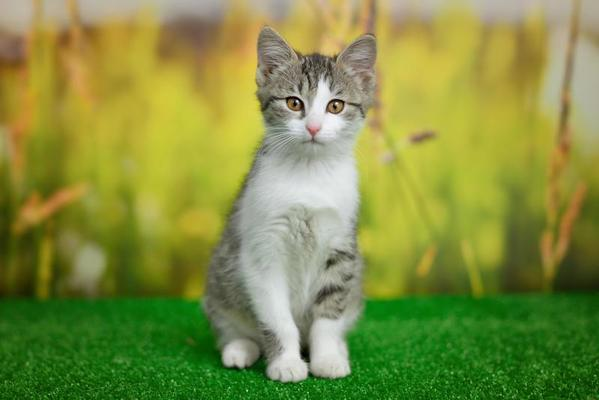
#> input picture Photos/cat2.jpg, 599 x 400 px, found by its file name
$ python contours.py
#> lines starting #> are read from the running program, lines starting #| are printed output that depends on the picture; after the words box and inside, x2 and y2 are one past the last pixel; in counts of white or black regions, pixels touching at a corner belong together
import cv2 as cv
import numpy as np
#Contour: continuous curves that join all the points along the boundary
# of an object that have the same color or intensity.
#Useed for shape analysis, object detection, face recognition,etc

#Steps:
#1-Convert into greyscale
#2-Get the edges using Canny edge detector
#3-Find the contours using findContours() method. Returns contours and hierarchies
#4-Draw the contours on the image using .drawContours() method

img=cv.imread("Photos/cat2.jpg")
#> img is the input picture: shape (400, 599, 3); mean B, G, R 66, 142.6, 129.7
cv.imshow("Cat Original",img)

grey=cv.cvtColor(img,cv.COLOR_BGR2GRAY)
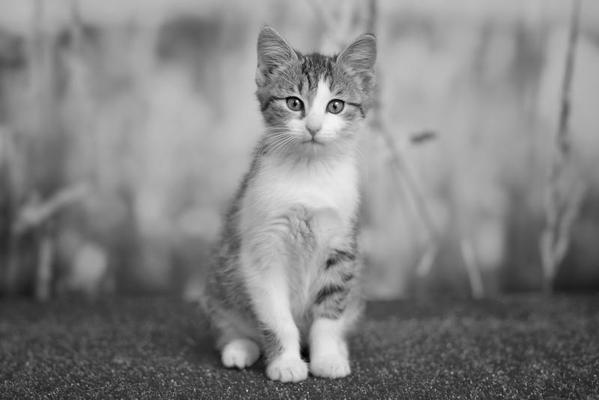
#> grey: shape (400, 599); min 0, max 250, mean 130
cv.imshow("Greyscale",grey)

blur=cv.GaussianBlur(grey,(5,5),cv.BORDER_DEFAULT)
cv.imshow("Blurred",blur)


canny=cv.Canny(blur,125,175)
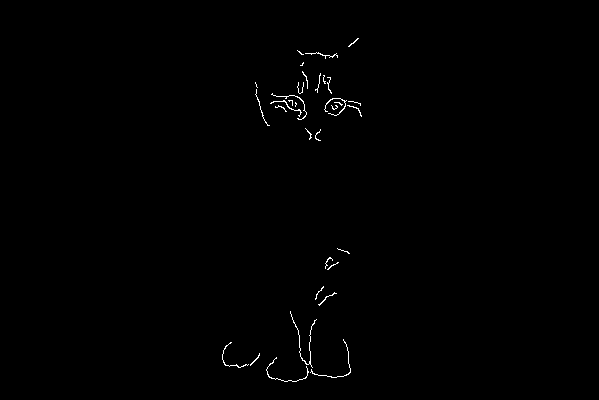
#> canny: shape (400, 599); 0.43% white in thin lines or dots, all inside (x1, y1, x2, y2) = (222, 38, 362, 382)
cv.imshow("Canny",canny)

contours,hierarchies=cv.findContours(canny,cv.RETR_LIST,cv.CHAIN_APPROX_SIMPLE)
#> contours = 33 contours, all with area under 20
print("Number of Contours: ",len(contours))
#| Number of Contours:  33


blank=np.zeros(img.shape,dtype='uint8')
cv.imshow("Blank",blank)

cv.drawContours(blank,contours,-1,(0,0,255),thickness=2)
cv.imshow("Contours Drawn",blank)


cv.waitKey(0)

$ run again, with Photos/cat1.jpg copied over Photos/cat2.jpg
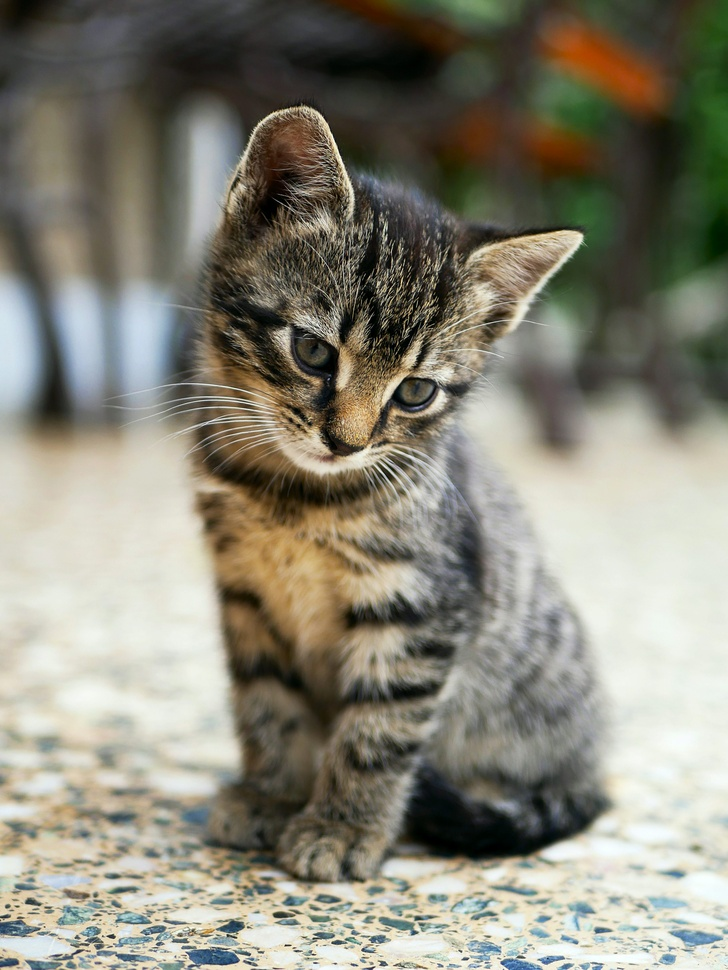
#> input picture Photos/cat1.jpg, 728 x 970 px, shrunk from 3000 x 3999 before the run, found by its file name
#> img is the input picture: shape (970, 728, 3); mean B, G, R 119.6, 133.6, 136
#> `canny=cv.Canny(blur,125,175)`:
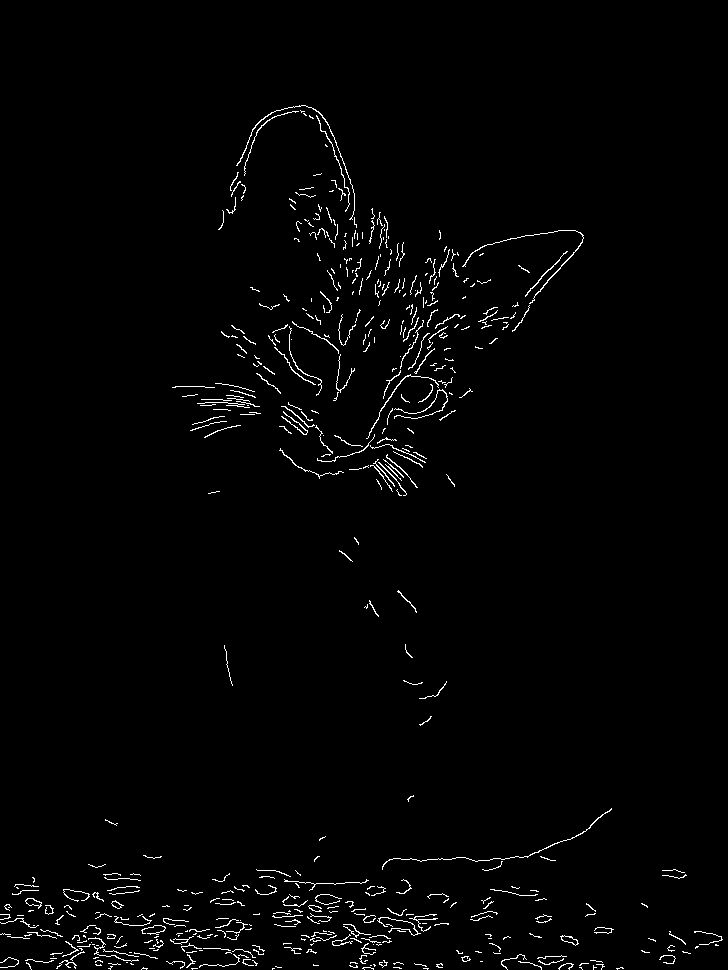
#> canny: shape (970, 728); 1.6% white in thin lines or dots, all inside (x1, y1, x2, y2) = (0, 105, 723, 970)
#> contours = 518 contours, 497 with area under 20; largest, box (x1, y1, x2, y2) and area: (560, 935, 579, 946) 86, (25, 898, 42, 909) 83, (561, 935, 578, 946) 74, (25, 898, 42, 907) 72, (462, 230, 584, 304) 66
#| Number of Contours:  518
#> `cv.drawContours(blank,contours,-1,(0,0,255),thickness=2)`:
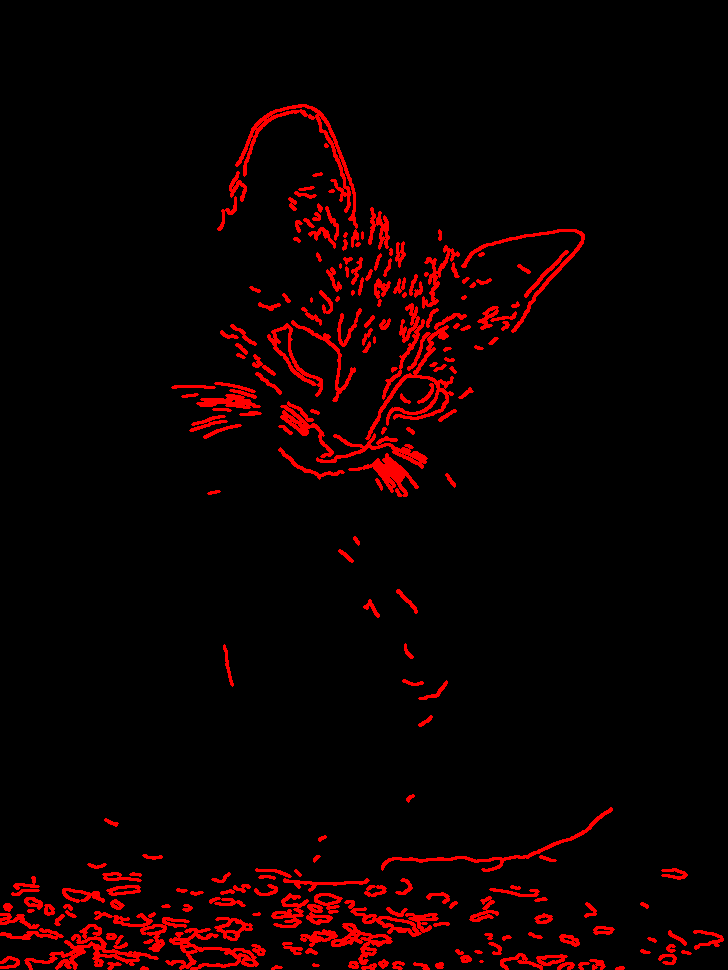
#> blank: shape (970, 728, 3); mean of channels 0, 1, 2 0, 0, 13.2; drawn as B, G, R
